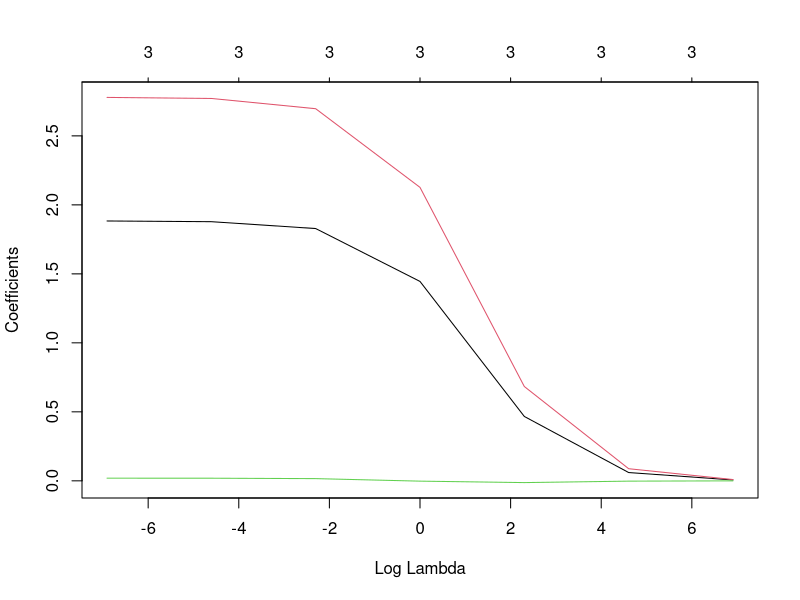

Here is the R script that generated this plot:
## ---- chunk 1
library(tidyverse)
library(broom)
library(glmnet)
## ---- chunk 2
set.seed(1)
n <- 100
p <- 3
X <- matrix(rnorm(n*p), nrow = n)
beta <- rpois(p, lambda = 1)
y <- X %*% beta + rnorm(n)
## ---- chunk 3
model_ridge <- glmnet(X, y,
                      intercept = FALSE,
                      alpha =0,
                      lambda = 10^(-3:3))

## ---- chunk 4
plot(model_ridge, xvar = "lambda")
## ---- chunk 5
lambda <- 10^0
beta_hat <- coef(model_ridge, s = lambda)[-1]# leave out intercept
mean((beta - beta_hat)^2)
## ---- chunk 6
# e.g. predict(model_ridge, newx = X, s = lambda or 10*lambda)
y_hat <- X%*%beta_hat

#mse prediction of yhat
mean((y-y_hat)^2)

## ---- chunk 7
X_ID <- matrix(rnorm(n*p),nrow=n)
y_ID <- X_ID%*%beta +rnorm(n)
## ---- chunk 8
y_ID_hat <- predict(model_ridge, newx = X_ID, s = lambda )
#MSE
mean((y_ID - y_ID_hat)^2)
## ---- chunk 9
beta_new_D <- beta + rnorm(p, sd=0.1)
X_OOD <- matrix(rnorm(n*p),nrow=n)
y_OOD <- X_OOD %*% beta_new_D +rnorm(n)
## ---- chunk 10
y_OOD_hat <- predict(model_ridge, newx = X_OOD,s=lambda)

#MSE
mean((y_OOD - y_OOD_hat)^2)
## ---- chunk 11
least_squares_gradient <- function(x, y, beta) {
  -2 * t(x) %*% (y - x %*% beta) #+ 2 * beta
}

least_squares_loss <- function(x, y, beta) {
  sum((y - x %*% beta)^2)
}
beta_prev2 <- rep(0, p) # or random start point
grad_prev2 <- least_squares_gradient(X, y, beta_prev2)
beta_prev1 <- beta_prev2 + 0.1 * grad_prev2 / sqrt(sum(grad_prev2^2))
grad_prev1 <- least_squares_gradient(X, y, beta_prev1)
previous_loss <- least_squares_loss(X, y, beta_prev2)
next_loss <- least_squares_loss(X, y, beta_prev1)
steps <- 1
while (abs(previous_loss - next_loss) > 0.001) {
  grad_diff <- grad_prev1 - grad_prev2
  step_BB <- sum((beta_prev1 - beta_prev2) * grad_diff) / sum(grad_diff^2)
  # Barzilai–Borwein step size
  beta_prev2 <- beta_prev1
  beta_prev1 <- beta_prev1 - step_BB * grad_prev1

  grad_prev2 <- grad_prev1
  grad_prev1 <- least_squares_gradient(X, y, beta_prev1)

  previous_loss <- next_loss
  next_loss <- least_squares_loss(X, y, beta_prev1)

  print(previous_loss)
  steps <- steps + 1
}
beta_final <- beta_prev1
